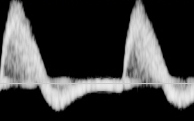
%> input picture DS-ML/SoundlessHonkingSystem-projects/USG/a1.jpg, 194 x 121 px
$ octave test_thr.m   (GNU Octave 9; MATLAB toolbox functions it lacks are replaced by stand-ins)
%> lines starting %> are read from the running program, lines starting %| are printed output that depends on the picture; in (x1, y1, x2, y2) boxes, pixels count from 0 and x2, y2 are one past the last pixel; in counts of white or black regions, pixels touching at a corner belong together; the program's own positions count from 1
### DS-ML/SoundlessHonkingSystem-projects/USG/baseline.m
function max_row = baseline(a)
[rows,cols] = size(a);
max = 0;
max_row = 1;
for r = 1: rows
    if sum(a(r,:)) > max
        max = sum(a(r,:));
        max_row = r;
    end
end

% max_row = rows - max_row;
end

### DS-ML/SoundlessHonkingSystem-projects/USG/threshold.m
% Input the absolution AHT matrix.
function thr = threshold(inpMat, BL, percent)

total = 0;
for i = BL - 10  : BL - 5
    total = total + double(max(inpMat(i,:)));
end

thr = percent*total/6;
end

### DS-ML/SoundlessHonkingSystem/USG/ahtSparse.m

function Smooth_Waves = ahtSparse(inpMat,thr,points,sep,fc_up,fc_botm)

[rows,cols] = size(inpMat);
N =rows;
k = 1:1:rows;                       %  k denotes frequency

% Quadrature basis functions
bi = zeros(rows);
bq = zeros(rows);
for j = 1:rows                  % j denotes time in discrete
   bi(j,:) = sign(cos(2*(pi/N).*j.*k));
   bq(j,:) = sign(sin(2*(pi/N).*j.*k));
end

% Projection onto the basis functions
yi = zeros(rows,cols);
yq = zeros(rows,cols);

% PARAMETERS
n = (points-1)/2;% sparse points 2n+1
m = sep;   % spacing between the cells
top_lim = m*n+1 ; % uppermost value the window can attain without overflow.
botm_lim = N - m*n;   % bottom limit
bool1 = zeros(2*n+1,1);
bool2 = zeros(2*n+1,1);
featMat_up = zeros(rows,cols);
featMat_botm = zeros(rows,cols);
featMat = zeros(rows,cols);
Wave = zeros(2,cols);
data_count1 = 0;
data_count2 = 0;

% Feature matrix generation
for c=1:cols
    for k=(fc_up-n*m):m:(fc_up+n*m)
    % code for coefficients at the window
        for j = 1:rows
            yi(k,c) = yi(k,c) + inpMat(j,c)*bi(j,k);
            yq(k,c) = yq(k,c) + inpMat(j,c)*bq(j,k);
        end
    end

    y = yi + 1i*yq;                       % inphase + i*quad phase

    for k=(fc_up-n*m):m:(fc_up+n*m)
       bool1((k-fc_up)/m +n+1) = (abs(y(k,c))>thr);
    end

    % Find the index of the upper feature point.

    index = upIndex(bool1);
    if index ~= 0
         fc_up =  fc_up -m*(n+1)+m*index;
         featMat_up(fc_up,c) = 1;
         featMat(fc_up,c) = 1;
         Wave(2,c) = fc_up;
         data_count1 = data_count1+1;
    end

    % include the out of bound protection code here
   if fc_up<top_lim
       while(fc_up<top_lim)
           fc_up = fc_up+m;
       end
   end
   if fc_up>botm_lim
       while(fc_up>botm_lim)
           fc_up = fc_up-m;
       end
   end

   %%%%%%%%%%%%%%%%%%%%%%%%%%%%%%%%%%%%%%%%%%%%%%%%%%%%%%%%%%%%%%%%%%%
   %%%%%%%%%%%%%%%%%%%%%%%%%%%%%%%%%%%%%%%%%%%%%%%%%%%%%%%%%%%%%%%%%%
   % For fc_bottom
    for k=(fc_botm-n*m):m:(fc_botm+n*m)
    % code for coefficients at the window
        for j = 1:rows
            yi(k,c) = yi(k,c) + inpMat(j,c)*bi(j,k);
            yq(k,c) = yq(k,c) + inpMat(j,c)*bq(j,k);
        end
    end

    y = yi + 1i*yq;                       % inphase + i*quad phase

    for k=(fc_botm-n*m):m:(fc_botm+n*m)
       bool2((k-fc_botm)/m +n+1) = (abs(y(k,c))>thr);
    end

    % Find the index of the upper feature point.

    index = botIndex(bool2);
    if index ~= 12
         fc_botm =  fc_botm -m*(n+1)+ m*index;
         featMat_botm(fc_botm,c) = 1;
         featMat(fc_botm,c) = 1;
         Wave(1,c) = fc_botm;
         data_count2 = data_count2+1;
    end

    % include the out of bound protection code here
   if fc_botm<top_lim
       while(fc_botm<top_lim)
           fc_botm = fc_botm+m;
       end
   end
   if fc_botm>botm_lim
       while(fc_botm>botm_lim)
           fc_botm = fc_botm-m;
       end
   end
end
 c = 1:1:cols;
 Smooth_Waves = Smoothen(Wave);
 Smooth_Waves(isnan(Smooth_Waves)) = 0; % removes nan.

% [6 lines of commented-out code are left out]

disp('Sampling freq:      40kHz')
fprintf('%s%3.1f\n','The delta f is:     ',(2E4/rows)*m)
fprintf('%s%d\n','Total_points:       ',cols)
fprintf('%s%d\n','Missing_points_top:     ',cols - data_count2)
fprintf('%s%d\n','Missing_points_botm:    ',cols - data_count1)

end

### DS-ML/SoundlessHonkingSystem-projects/USG/Shared/upIndex.m
% algorithm for finding the index of the point of the upper feature for the
% column. 'bool' is the array of datapoints after comparison with
% threshold. 'n' is the window size.

function index = upIndex(bool)

i = 1;
low_conseq = 0;   % consecutive 0's
index = 0;
highs = 0;
n= length(bool);
while(i<n+1 && bool(i) == 0)
    i = i+1;
end

if i<n+1
    index = i;
    net = 1;
    if ( i+2<n+1 && bool(i+1) == 0 && bool(i+2) ==1)
        index = index +1;
    end
    if i+1<n+1
        i = i+1;
    end
    while(i<n+1)
       if (net>0 && low_conseq <3)
          if bool(i)==1
              net = net+1;
              low_conseq = 0;
          else
              low_conseq = low_conseq + 1;
              net = net -1;
          end
       else
           while(i<n+1 && bool(i) == 0)
               i = i+1;
           end
           if i+1<n+1
               index_2 = i;
           end
           while(i<n+1)
               if bool(i) == 1;
                   highs = highs + 1;
               end
               i = i+1;
           end
       end
       i = i+1;
    end
end

if highs>2
    index= index_2;
end

end

### DS-ML/SoundlessHonkingSystem-projects/USG/Shared/botIndex.m
% algorithm for finding the index of the point of the bottom feature for the
% column. 'bool' is the array of datapoints after comparison with
% threshold. 'n' is the window size.

function index = botIndex(bool)
% Easy way: flip the bool array and use the logic of upper feature. :)
bool = flipud(bool);
i = 1;
low_conseq = 0;
index = 0;
highs = 0;
n = length(bool);
while(i<n+1 && bool(i) == 0)
    i = i+1;
end
if i<n+1
    index = i;
    net = 1;
    if ( i+2<n+1 && bool(i+1) == 0 && bool(i+2) ==1)
        index = index +1;
    end
    if i+1<n+1
        i = i+1;
    end
    while(i<n+1)
       if (net>0 && low_conseq <3)
          if bool(i)==1
              net = net+1;
              low_conseq = 0;
          else
              low_conseq = low_conseq + 1;
              net = net -1;
          end
       else
           while(i<n+1 && bool(i) == 0)
               i = i+1;
           end
           if i+1<n+1
               index_2 = i;
           end
           while(i<n+1)
               if bool(i) == 1;
                   highs = highs + 1;
               end
               i = i+1;
           end
       end
       i = i+1;
    end
end

if highs>2
    index= index_2;
end
 % To return: flip the index
 index = 12 - index;
end

### DS-ML/SoundlessHonkingSystem-projects/USG/Shared/Smoothen.m
function opWave = Smoothen(inpWave)
   [rows,cols] = size(inpWave);
   opWave = zeros(rows,cols);
   %Smoothened Waveforms
   for r = 1:rows
       for c = 2:cols-1
           count = (inpWave(r,c-1)~=0)+ (inpWave(r,c)~=0) +(inpWave(r,c+1)~=0);
           opWave(r,c) = (inpWave(r,c-1)+inpWave(r,c)+inpWave(r,c+1))/count;
       end
   end
end

### DS-ML/SoundlessHonkingSystem-projects/USG/test_thr.m
clc;
clear all;
close all;

% read the input.this time it is fft image
[filename, pathname] = uigetfile({'*.jpg;*.tif;*.png;*.gif','All Image Files';'*.*','All Files' },...
'Pick a file','C:\Users\subashnirmal\Documents\+ USG\Kaushal\Data\Modified Abnormal');
%> the answer given: a1.jpg
path = fullfile(pathname,filename);
a = imread(path);
%> a is the input picture: size 121x194x3 uint8; mean R, G, B 63.1, 63.1, 63.1
%a = imread('C:\Users\Arvind Srivastav\Desktop\VLSI SU\+ USG\Test data\Spectrogram\01 Clean\M crop b datta 103 - Copy.jpg');
[rows,cols,layers]=size(a);
%> rows = 121; cols = 194; layers = 3

if layers == 3
    a = rgb2gray(a);
%> a: size 121x194 uint8
end
a0 = ifft(a);
% thr  = 10;
BL =  baseline(a);
%> the loop in baseline, `for r = 1: rows` made 121 passes
%> max on passes 1 to 12: 1306, 1823, 2222, 2609, 2969, 3210, 3535, 3865, 4191, 4499, 4710, 4981
%> after the loop in baseline, `for r = 1: rows`: max = 38815; max_row = 84
%> BL = 84
thr_percent = 0.55;
thr = threshold(a,BL,thr_percent);
%> the loop in threshold, `for i = BL - 10  : BL - 5` made 6 passes
%> total on passes 1 to 6: 225, 449, 671, 893, 1116, 1340
%> in threshold, `thr = percent*total/6;`: thr = 122.8
%> thr = 122.8
% y = ahtFull(a0,thr);
waves = ahtSparse(a0,thr,11,2,ceil(rows/3),ceil(2*rows/3));
%> after the loop in ahtSparse, `for j = 1:rows`:
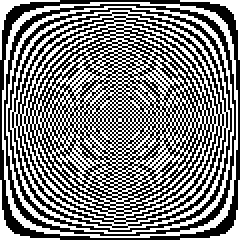
%> bi: size 121x121 double (shown 2 times larger); values -1 (black) and 1 (white), 50.4% white; black in thin lines or dots
%> after the loop in ahtSparse, `for j = 1:rows`:
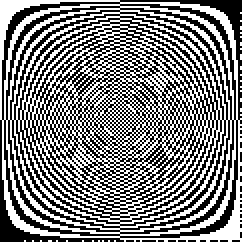
%> bq: size 121x121 double (shown 2 times larger); values -1 (black) and 1 (white), 49.5% white in thin lines or dots
%> the loop in ahtSparse, `for c=1:cols` made 194 passes
%> bool in botIndex on passes 3 to 14: [0; 0; 0; 0; 0; 0; 0; 0; 1; 1; 1], [0; 1; 1; 1; 1; 1; 1; 1; 1; 1; 1], [1; 1; 1; 1; 1; 1; 1; 1; 1; 1; 1], [0; 0; 0; 0; 0; 0; 0; 1; 1; 1; 1], [1; 1; 1; 0; 1; 1; 1; 1; 1; 1; 1], [0; 0; 1; 0; 1; 1; 1; 1; 1; 1; 1], [0; 0; 1; 1; 1; 1; 1; 1; 1; 1; 1], [0; 1; 0; 0; 1; 1; 1; 1; 1; 1; 1], [0; 0; 1; 0; 1; 1; 1; 1; 1; 1; 1], [1; 1; 1; 1; 1; 1; 1; 1; 1; 1; 1], [1; 1; 1; 1; 1; 1; 1; 1; 1; 1; 1], [1; 1; 1; 1; 1; 1; 1; 1; 1; 1; 1]
%> bool in botIndex on passes 1, 2, 23: [0; 0; 0; 0; 0; 0; 0; 0; 0; 0; 0], [0; 0; 0; 0; 0; 0; 0; 0; 0; 0; 0], [1; 0; 0; 1; 0; 0; 1; 1; 1; 1; 1]
%> after the loop in ahtSparse, `for c=1:cols`:
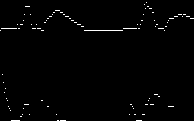
%> featMat: size 121x194 double; values 0 (black) and 1 (white), 1.2% white in thin lines or dots
%> after the loop in ahtSparse, `for c=1:cols`:
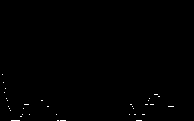
%> featMat_botm: size 121x194 double; values 0 (black) and 1 (white), 0.33% white in thin lines or dots, all inside (x1, y1, x2, y2) = (2, 74, 174, 121)
%> after the loop in ahtSparse, `for c=1:cols`:
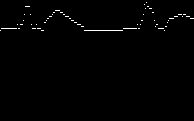
%> featMat_up: size 121x194 double; values 0 (black) and 1 (white), 0.83% white in thin lines or dots, all inside (x1, y1, x2, y2) = (0, 2, 194, 31)
%> the loop in Smoothen, `for r = 1:rows` made 2 passes
%| The delta f is:     330.6
%| Total_points:       194
%| Missing_points_top:     116
%| Missing_points_botm:    0
figure('Name','Top and Botm waveforms');
c = 1:1:cols;
plot(c,waves(1,:),c,waves(2,:));
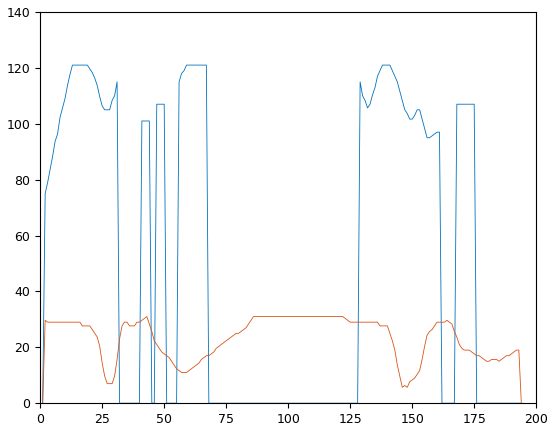
%> figure redrawn from the program's plot data; curve peaks at x = 13, y = 121; curve peaks at x = 43, y = 31
